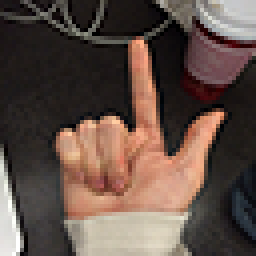
%> input picture Evaluation/sample.png, 64 x 64 px (shown 4 times larger)
$ octave plot_hog_hist.m   (GNU Octave 9; MATLAB toolbox functions it lacks are replaced by stand-ins)
%> lines starting %> are read from the running program, lines starting %| are printed output that depends on the picture
%> further down, img is the input picture: size 64x64x3 uint8; mean R, G, B 96.4, 78.4, 70.1
### Evaluation/HOG.m
function [H grad_xr grad_yu] =HOG(Im)
Im = rgb2gray(Im);
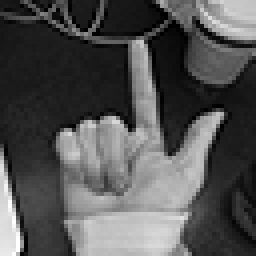
%> Im: size 64x64 uint8 (shown 4 times larger); min 0, max 255, mean 82.9

nwin_x=3;%set here the number of HOG windows per bound box
nwin_y=3;
B=9;%set here the number of histogram bins
[L,C]=size(Im); % L num of lines ; C num of columns
%> L = 64; C = 64
H=zeros(nwin_x*nwin_y*B,1); % column vector with zeros
m=sqrt(L/2);
%> m = 5.66
if C==1 % if num of columns==1
    Im=im_recover(Im,m,2*m);%verify the size of image, e.g. 25x50
    L=2*m;
    C=m;
end
Im=double(Im);
%> Im: size 64x64 double
step_x=floor(C/(nwin_x+1));
%> step_x = 16
step_y=floor(L/(nwin_y+1));
%> step_y = 16
cont=0;
hx = [-1,0,1];
hy = -hx';
grad_xr = imfilter(double(Im),hx);
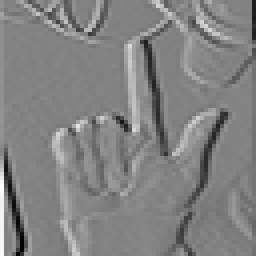
%> grad_xr: size 64x64 double (shown 4 times larger); min -255, max 242, mean -0.8; drawn with min black and max white
grad_yu = imfilter(double(Im),hy);
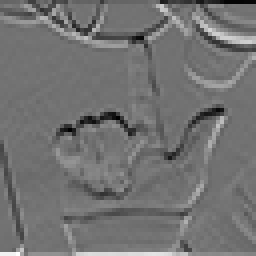
%> grad_yu: size 64x64 double (shown 4 times larger); min -209, max 255, mean -0.6; drawn with min black and max white

angles=atan2(grad_yu,grad_xr);
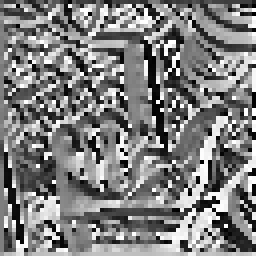
%> angles: size 64x64 double (shown 4 times larger); min -3.13, max 3.14, mean -0.0072; drawn with min black and max white
magnit=((grad_yu.^2)+(grad_xr.^2)).^.5;
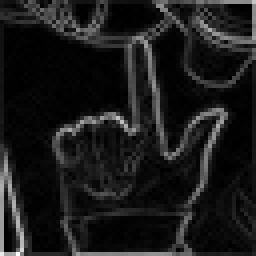
%> magnit: size 64x64 double (shown 4 times larger); min 0, max 355.7, mean 37.4; drawn with min black and max white
for n=0:nwin_y-1
    for m=0:nwin_x-1
        cont=cont+1;
        angles2=angles(n*step_y+1:(n+2)*step_y,m*step_x+1:(m+2)*step_x);
        magnit2=magnit(n*step_y+1:(n+2)*step_y,m*step_x+1:(m+2)*step_x);
        v_angles=angles2(:);
        v_magnit=magnit2(:);
        K=max(size(v_angles));
        %assembling the histogram with 9 bins (range of 20 degrees per bin)
        bin=0;
        H2=zeros(B,1);
        for ang_lim=-pi+2*pi/B:2*pi/B:pi
            bin=bin+1;
            for k=1:K
                if v_angles(k)<ang_lim
                    v_angles(k)=100;
                    H2(bin)=H2(bin)+v_magnit(k);
                end
            end
        end

        H2=H2/(norm(H2)+0.01);
        H((cont-1)*B+1:cont*B,1)=H2;
    end
end
%> after the loop, H = 81 values, max 0.744 at index 81, min 0.0943 at index 52, mean 0.301; H2 = [0.331; 0.196; 0.165; 0.334; 0.15; 0.115; 0.283; 0.207; 0.744]; cont = 9; v_angles = 1024 values, max 100 at index 1, min 3.14 at index 59, mean 97.92

### Evaluation/plot_hog_hist.m
%   Written by    Zichen Zheng
%   Created on    Dec 6, 2013
%
%   Copyright (c) 2013 Zichen Zheng. All rights reserved.

close all;
clear all;

set(0,'DefaultAxesFontSize',15);

figure;
img = imread('sample.png');
h = HOG(img);
%> h has the same summary as H in HOG
h = h(1:9);
%> h = [0.248; 0.48; 0.433; 0.421; 0.242; 0.345; 0.304; 0.215; 0.165]
bar(h);
title('Histogram of Orientation of a Cell');
%axis([0.5 9.5 0 0.8]);
set(gca, 'XTickLabel', {'10','30','50','70','90','110','130','150','170'});
set(gca, 'YTickLabel', []);
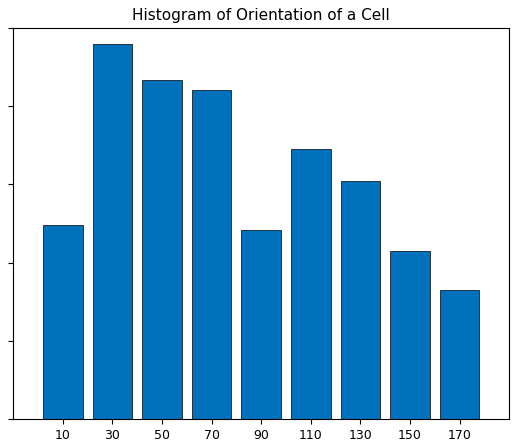
%> figure redrawn from the program's plot data; tallest bar 0.48 high, from x = 1.6 to 2.4
export_fig hog-histogram.eps -transparent;
